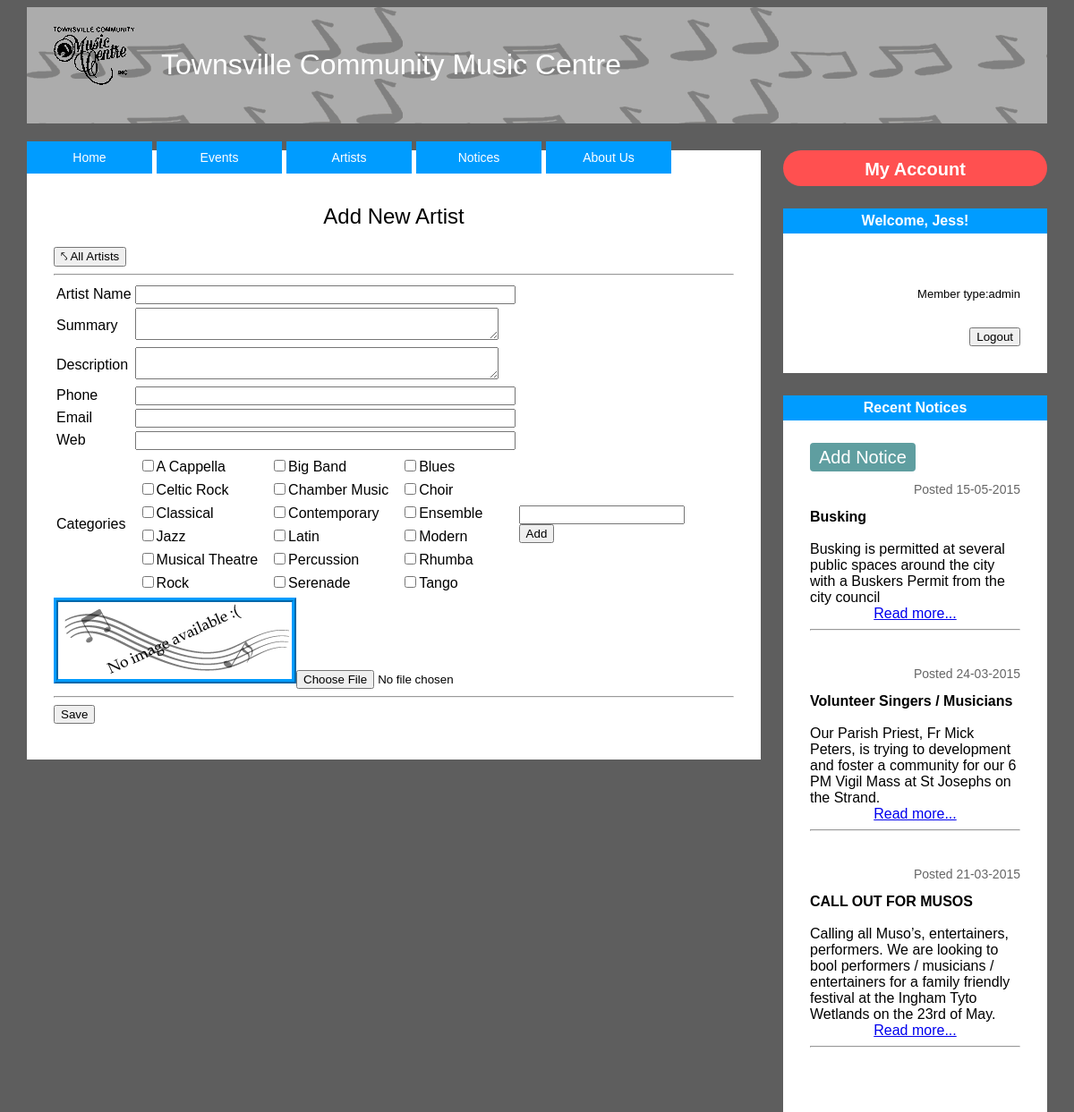
/artistNew.php (signed in), run on the app's committed database.
### tables this page shows
CREATE TABLE "NOTICE" ("noticeID" INTEGER PRIMARY KEY AUTOINCREMENT, "userEmail" TEXT REFERENCES "USER" ("userEmail") ON DELETE CASCADE ON UPDATE CASCADE, "noticeDate" DATE, "noticeDesc" TEXT, "noticeExpire" DATE, "noticeLink" TEXT, "noticeImg" TEXT, "noticeTitle" TEXT, "noticeSummary" TEXT);

CREATE TABLE "CATEGORY" ("categoryName" TEXT PRIMARY KEY);

### artistNew.php (the view, shortened to what this page needs)
    <?php
        include "includes/headerALL.php";
        include "includes/phpFunctions.php";
    ?>
<div class="Content">
<?php
if (($_SERVER['REQUEST_METHOD'] === 'GET') || ($_POST['submitBttn'] === 'Add')) {
    echo "<div id='artistInfoHeader'>";
    echo '<h2>Add New Artist</h2>';
    echo "<a href='artists.php'><button>&nwarhk; All Artists</button></a>";
    echo '<hr>';
    echo "</div>";
    if ($_SESSION['loginState'] == 'Logged in') {
        echo "<form id='artistAddForm' method='POST' action='' enctype='multipart/form-data'>";
        echo "<table>";
        echo "<tr>";
        echo "<td>Artist Name</td>";
        echo "<td>";
        echo "<input type='text' size='50' id='artistGroup' name='artistGroup'>";
        echo "</td>";
        echo "</tr>";
        echo "<tr>";
        echo "<td>Summary</td>";
        echo "<td>";
        echo "<textarea form='artistAddForm' style='width:400px;' name='artistSummary' id='summaryField'></textarea>";
        echo "</td>";
        echo "</tr>";
        echo "<tr>";
        echo "<td>Description</td>";
        echo "<td>";
        echo "<textarea form='artistAddForm' style='width:400px;' name='artistDesc' id='descField'></textarea>";
        echo "</td>";
        echo "</tr>";
        echo "<tr>";
        echo "<td>Phone</td>";
        echo "<td>";
        echo "<input type='text' size='50' id='phoneField' name='artistPhone'>";
        echo "</td>";
        echo "</tr>";
        echo "<tr>";
        echo "<td>Email</td>";
        echo "<td>";
        echo "<input type='text' size='50' id='emailField' name='artistEmail'>";
        echo "</td>";
        echo "</tr>";
        echo "<tr>";
        echo "<td>Web</td>";
        echo "<td>";
        echo "<input type='text' size='50' id='webField' name='artistWeb'>";
        echo "</td>";
        echo "</tr>";
        echo "<tr>";
        echo "<td>Categories</td>";
        echo "<td id='categoryField'>";
        $sqlGetCategories = 'SELECT * FROM CATEGORY ORDER BY categoryName ASC;';
        $rowCounter = 0;
        echo "<table>";
        foreach($dbh->query($sqlGetCategories) as $category) {
            if ($rowCounter == 0) {
               echo "<tr>";
            }
            if ($rowCounter < 4) {
               echo "<td style='padding:2px; padding-right:10px;'>";
               echo "<input value='";
               echo $category['categoryName'];
               echo "' type='checkbox' class='catClass' name='";
               echo $category['categoryName'];
               echo "'/>";
               echo $category['categoryName'];
               echo "</td>";
               $rowCounter = $rowCounter + 1;
            }
            if ($rowCounter == 3) {
               echo "</tr>";
               $rowCounter = 0;
            }
        }
        echo "</table>";
        echo "</td>";
        echo "<td>";
        echo "<input type='text' name='newCategory'>";
        echo "<br />";
        echo "<input type='submit' name='submitBttn' value='Add'>";
        echo "</td>";
        echo "</tr>";
        echo "</table>";
        echo "<img class='imgBorder' src='images/musosThumbnail/defaultThumbnail.png' id='artistImg'/>";
        echo "<input type='file' name='fileToUpload' id='fileToUpload' style='cursor: pointer'>";
        echo "<hr>";
        echo "<input type='submit' name='submitBttn' value='Save'>";
        echo "</form>";
    } else {
        echo "<h3>Uh oh!</h3>";
        echo "<p>You need to be a registered member to add an artist.</p>";
        echo "<p>If you are not registered you can ";
        echo "<a href='members.php' >Sign Up</a>";
        echo " for free!</p>";
    }
} else if ($_SERVER['REQUEST_METHOD'] === 'POST') {
    $newArtistSQL = "INSERT INTO ARTIST (artistGroup, artistSummary, artistDesc, artistEmail, artistPhone, artistWeb, artistImg) VALUES (";
    $newArtistEndSQL = ");";
    if ($_SESSION['loginState'] == 'Logged in') {
        if (isset($_FILES['fileToUpload']) && $_FILES['fileToUpload']['error'] === 0) {
            uploadImage("fileToUpload");
            $artistImg = basename($_FILES['fileToUpload']['name']);
            $artistImg = htmlspecialchars($artistImg, ENT_QUOTES, ENT_NOQUOTES);
        } else {
        echo "Error Code: " . $_FILES['fileToUpload']['error'];
            $artistImg = 'defaultImage.jpg';
            $artistImg = htmlspecialchars($artistImg, ENT_QUOTES, ENT_NOQUOTES);
        }
        echo "<a href='artists.php'><button>&nwarhk; All Artists</button></a>";
        $newArtistSQL .= "'" . $_POST['artistGroup'] . "', ";
        $newArtistSQL .= "'" . $_POST['artistSummary'] . "', ";
        $newArtistSQL .= "'" . $_POST['artistDesc'] . "', ";
        $newArtistSQL .= "'" . $_POST['artistEmail'] . "', ";
        $newArtistSQL .= "'" . $_POST['artistPhone'] . "', ";
        $newArtistSQL .= "'" . $_POST['artistWeb'] . "', ";
        $newArtistSQL .= "'" . $artistImg . "'";
        $newArtistSQL .= $newArtistEndSQL;
        $dbh->exec($newArtistSQL);
        $getArtistID = "SELECT artistID FROM ARTIST WHERE artistGROUP='";
        $getArtistID .= $_POST['artistGroup'];
        $getArtistID .= "'";
        $artistID = '';
        foreach($dbh->query($getArtistID) as $row) {
            $artistID = $row['artistID'];
        }
        $sqlGetCategories = 'SELECT * FROM CATEGORY ORDER BY categoryName ASC;';
        foreach ($dbh->query($sqlGetCategories) as $categoryName) {
            $currCategory = str_replace(' ','_',$categoryName['categoryName']);
            if (array_key_exists($currCategory, $_POST)) {
                $insertCategorySQL = "INSERT INTO ARTIST_CATEGORY (artistID, categoryName) VALUES (";
                $insertCategorySQL .= "'" . $artistID . "', ";
                $insertCategorySQL .= "'" . $categoryName['categoryName'] . "');";
                $dbh->exec($insertCategorySQL);
            }
        }
        $addToUserArtistSQL = "INSERT INTO USER_ARTIST (userEmail, artistID) VALUES ('";
        $addToUserArtistSQL  .= $_SESSION['userEmail'];
        $addToUserArtistSQL  .= "',";
        $addToUserArtistSQL  .= $artistID;
        $addToUserArtistSQL  .= " );";
        $dbh->exec($addToUserArtistSQL);
        echo "<br />";
        echo "Changes Saved Successfully!";
        echo "<br />";
    } else {
        echo "<h3>Uh oh!</h3>";
        echo "<p>You need to be a registered member to add an artist.</p>";
        echo "<p>If you are not registered you can ";
        echo "<a href='members.php' >Sign Up</a>";
        echo " for free!</p>";
    }
} else {
    echo "ERROR: request method unknown";
}
?>
</div>
</body>
</html>

### includes/noticeFeeder.php
<?php
    echo "<div id='notice'>";
    echo "Recent Notices";
    echo "</div>";
    echo "<div id='notices'>";
    echo "<a id='submit' href='submitnotices.php'>Add Notice</a><br>";
    echo "<p>";
    $getAllNoticesSQL = 'SELECT noticeID, noticeTitle, noticeSummary, strftime( "%d-%m-%Y", date("noticeDate")) AS "theDate" FROM NOTICE ORDER BY date("noticeDate") DESC;';
    $noticeCount = 0;
    foreach($dbh->query($getAllNoticesSQL) as $notice) {
        if ($noticeCount < 3) {
            echo "<div class='noticeDates'>";
            echo "<p>Posted ";
            echo $notice['theDate'];
            echo "</p>";
            echo "</div>";
            echo "<strong>";
            echo $notice['noticeTitle'];
            echo "</strong>";
            echo "<br><br>";
            echo $notice['noticeSummary'];
            echo "<br />";
            echo "<div class='noticeLink'>";
            echo "<a href='notices.php?noticeID=";
            echo $notice['noticeID'];
            echo "&&submitBttn=showByID";
            echo "'>Read more...</a>";
            echo "</div>";
            echo "<hr>";
            echo "<br />";
            $noticeCount = $noticeCount + 1;
        }
    }
    echo "</p>";
    echo "</div>";
?>

### Stylesheet.css (style rules this page uses)
body { margin-left: auto; margin-right: auto; width: 1140px; background: #5E5E5E }
.Content { width: 760px; background-color: #FFF; font-family: Arial; text-align: left; font-style: normal; margin-right: 320px; padding-top: 40px; padding-left: 30px; padding-right: 30px; padding-bottom: 40px; }
h2 { text-align: center; font-weight: lighter; }
#notices { background-color: #FFF; font-family: Arial; padding-left: 30px; padding-right: 30px; padding-top: 30px; padding-bottom: 30px; }
#notice { margin-top: 25px; font-family: Arial; text-align: center; background-color: #009CFF; color: #FFF; font-weight: bold; padding-top: 5px; padding-bottom: 5px; }
#submit { text-align: center; padding-top: 5px; padding-bottom: 5px; padding-left: 10px; padding-right: 10px; text-decoration: none; font-size: 20px; color: #FFF; background-color: cadetblue; border-radius: 4px }
.noticeDates { font-size: 14px; color: #666666; text-align: right; }
.imgBorder { border-style: ridge; border-color: #009CFF; border-width: thick; border-top-width: thick }
.noticeLink { text-align: center; }

### data on the page
notice: theDate "15-05-2015", noticeTitle "Busking", noticeSummary "Busking is permitted at several public spaces around the city with a Buskers Permit from the city council"
notice: theDate "24-03-2015", noticeTitle "Volunteer Singers / Musicians", noticeSummary "Our Parish Priest, Fr Mick Peters, is trying to development and foster a community for our 6 PM Vigil Mass at St Josephs on the Strand."
notice: theDate "21-03-2015", noticeTitle "CALL OUT FOR MUSOS", noticeSummary "Calling all Muso’s, entertainers, performers. We are looking to bool performers / musicians / entertainers for a family friendly festival at the Ingham Tyto Wetlands on the 23rd of May."
category: categoryName "A Cappella"
category: categoryName "Big Band"
category: categoryName "Blues"
category: categoryName "Celtic Rock"
category: categoryName "Chamber Music"
category: categoryName "Choir"
category: categoryName "Classical"
category: categoryName "Contemporary"
category: categoryName "Ensemble"
category: categoryName "Jazz"
category: categoryName "Latin"
category: categoryName "Modern"
category: categoryName "Musical Theatre"
category: categoryName "Percussion"
category: categoryName "Rhumba"
category: categoryName "Rock"
category: categoryName "Serenade"
category: categoryName "Tango"

### other printed values
$_SESSION['userFName'] "Jess"
$_SESSION['userType'] "admin"
